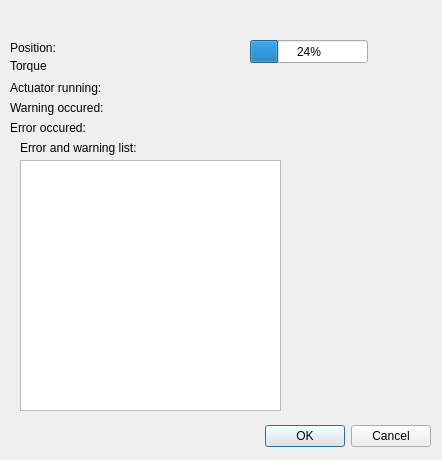
<?xml version="1.0" encoding="UTF-8"?>
<ui version="4.0">
 <class>ActuatorResponseGUI</class>
 <widget class="QDialog" name="ActuatorResponseGUI">
  <property name="geometry">
   <rect>
    <x>0</x>
    <y>0</y>
    <width>442</width>
    <height>460</height>
   </rect>
  </property>
  <property name="windowTitle">
   <string>Dialog</string>
  </property>
  <widget class="QDialogButtonBox" name="buttonBox">
   <property name="geometry">
    <rect>
     <x>90</x>
     <y>420</y>
     <width>341</width>
     <height>32</height>
    </rect>
   </property>
   <property name="orientation">
    <enum>Qt::Horizontal</enum>
   </property>
   <property name="standardButtons">
    <set>QDialogButtonBox::Cancel|QDialogButtonBox::Ok</set>
   </property>
  </widget>
  <widget class="QProgressBar" name="TestProgressBar">
   <property name="geometry">
    <rect>
     <x>250</x>
     <y>40</y>
     <width>118</width>
     <height>23</height>
    </rect>
   </property>
   <property name="value">
    <number>24</number>
   </property>
  </widget>
  <widget class="QLabel" name="ActualPosLabel">
   <property name="geometry">
    <rect>
     <x>10</x>
     <y>40</y>
     <width>111</width>
     <height>16</height>
    </rect>
   </property>
   <property name="text">
    <string>Position:</string>
   </property>
  </widget>
  <widget class="QLabel" name="ActualTorqLabel">
   <property name="geometry">
    <rect>
     <x>10</x>
     <y>60</y>
     <width>37</width>
     <height>12</height>
    </rect>
   </property>
   <property name="text">
    <string>Torque:</string>
   </property>
  </widget>
  <widget class="QLabel" name="ActualPosLabelInput">
   <property name="geometry">
    <rect>
     <x>70</x>
     <y>40</y>
     <width>171</width>
     <height>16</height>
    </rect>
   </property>
   <property name="text">
    <string/>
   </property>
  </widget>
  <widget class="QLabel" name="ActualTorqLabelInput">
   <property name="geometry">
    <rect>
     <x>70</x>
     <y>60</y>
     <width>141</width>
     <height>16</height>
    </rect>
   </property>
   <property name="text">
    <string/>
   </property>
  </widget>
  <widget class="QLabel" name="ActuatorRunningLabel">
   <property name="geometry">
    <rect>
     <x>10</x>
     <y>80</y>
     <width>121</width>
     <height>16</height>
    </rect>
   </property>
   <property name="text">
    <string>Actuator running:</string>
   </property>
  </widget>
  <widget class="QLabel" name="WarningOccuredLabel">
   <property name="geometry">
    <rect>
     <x>10</x>
     <y>100</y>
     <width>131</width>
     <height>16</height>
    </rect>
   </property>
   <property name="text">
    <string>Warning occured:</string>
   </property>
  </widget>
  <widget class="QLabel" name="ErrorOccuredLabel">
   <property name="geometry">
    <rect>
     <x>10</x>
     <y>120</y>
     <width>121</width>
     <height>16</height>
    </rect>
   </property>
   <property name="text">
    <string>Error occured:</string>
   </property>
  </widget>
  <widget class="QLabel" name="WarningLabel">
   <property name="geometry">
    <rect>
     <x>120</x>
     <y>100</y>
     <width>91</width>
     <height>16</height>
    </rect>
   </property>
   <property name="text">
    <string/>
   </property>
  </widget>
  <widget class="QLabel" name="ErrorLabel">
   <property name="geometry">
    <rect>
     <x>90</x>
     <y>120</y>
     <width>81</width>
     <height>16</height>
    </rect>
   </property>
   <property name="text">
    <string/>
   </property>
  </widget>
  <widget class="QLabel" name="ActuatorRunning">
   <property name="geometry">
    <rect>
     <x>110</x>
     <y>80</y>
     <width>101</width>
     <height>16</height>
    </rect>
   </property>
   <property name="text">
    <string/>
   </property>
  </widget>
  <widget class="QListWidget" name="ErrorWarningList">
   <property name="geometry">
    <rect>
     <x>20</x>
     <y>160</y>
     <width>261</width>
     <height>251</height>
    </rect>
   </property>
  </widget>
  <widget class="QLabel" name="ErrorNWarningList">
   <property name="geometry">
    <rect>
     <x>20</x>
     <y>140</y>
     <width>151</width>
     <height>16</height>
    </rect>
   </property>
   <property name="text">
    <string>Error and warning list:</string>
   </property>
  </widget>
 </widget>
 <resources/>
 <connections>
  <connection>
   <sender>buttonBox</sender>
   <signal>accepted()</signal>
   <receiver>ActuatorResponseGUI</receiver>
   <slot>accept()</slot>
   <hints>
    <hint type="sourcelabel">
     <x>248</x>
     <y>254</y>
    </hint>
    <hint type="destinationlabel">
     <x>157</x>
     <y>274</y>
    </hint>
   </hints>
  </connection>
  <connection>
   <sender>buttonBox</sender>
   <signal>rejected()</signal>
   <receiver>ActuatorResponseGUI</receiver>
   <slot>reject()</slot>
   <hints>
    <hint type="sourcelabel">
     <x>316</x>
     <y>260</y>
    </hint>
    <hint type="destinationlabel">
     <x>286</x>
     <y>274</y>
    </hint>
   </hints>
  </connection>
 </connections>
</ui>
